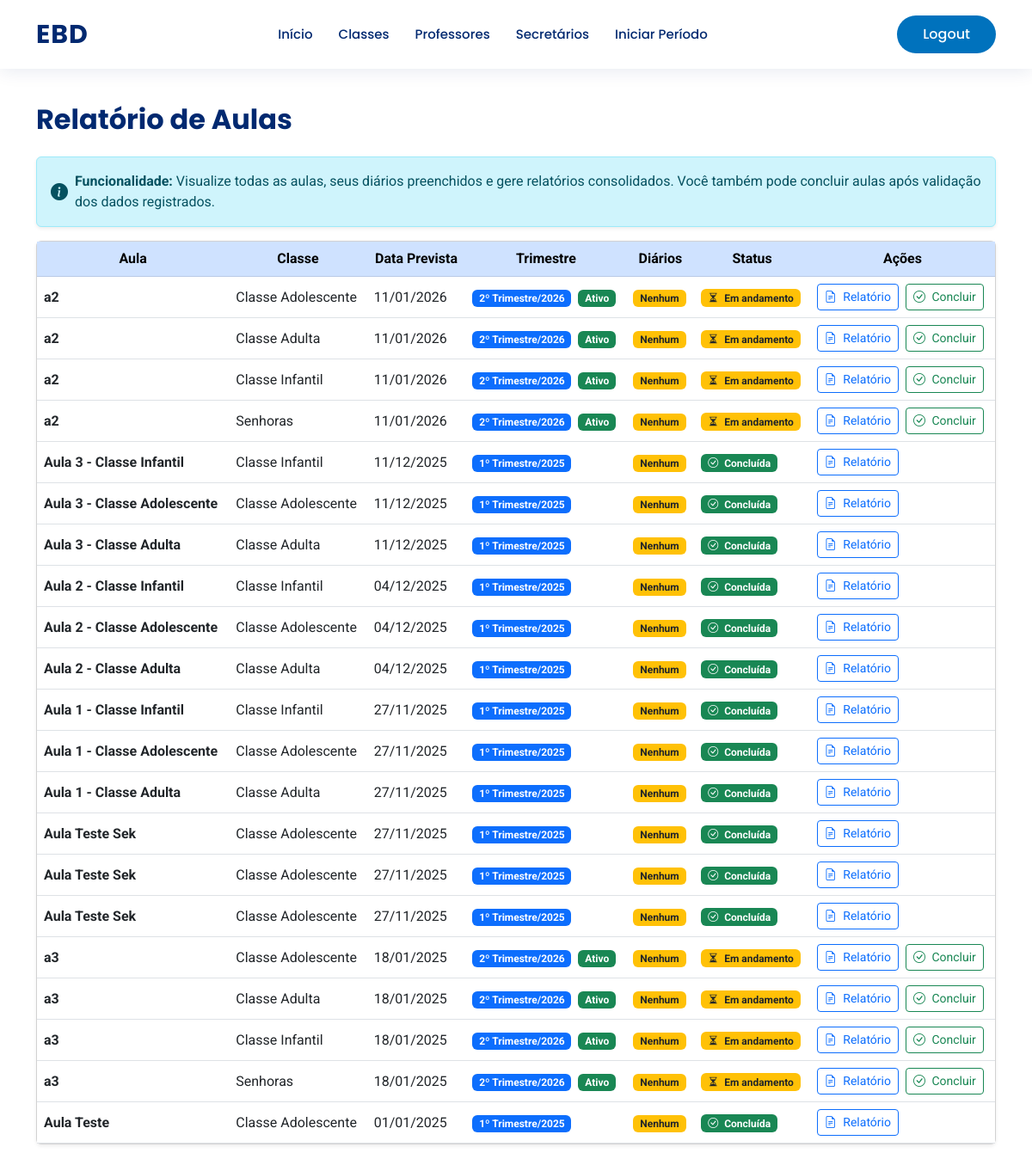
Page /aulas/list/ (signed in) on the committed database.
### base/models.py (models this page shows, shortened)
class Aula(models.Model):
    trimestre = models.ForeignKey(Trimestre, on_delete=models.PROTECT, related_name="aulas")
    classe = models.ForeignKey(Classe, on_delete=models.PROTECT, related_name="aulas")
    titulo = models.CharField("Título da Aula", max_length=200)
    data_prevista = models.DateField(default=timezone.now)
    concluida = models.BooleanField(default=False)
    class Meta:
        verbose_name = "Aula"
        verbose_name_plural = "Aulas"
        ordering = ["data_prevista"]

class Classe(models.Model):
    igreja = models.ForeignKey(Igreja, on_delete=models.PROTECT, related_name="classes")
    nome = models.CharField("Nome da Classe", max_length=100)
    class Meta:
        verbose_name = "Classe"
        verbose_name_plural = "Classes"
        ordering = ["igreja", "nome"]

class Trimestre(models.Model):
    igreja = models.ForeignKey(Igreja, on_delete=models.PROTECT, related_name="trimestres")
    trimestre = models.CharField(max_length=50)  # 1 Trim
    ano = models.PositiveIntegerField()
    ativo = models.BooleanField(default=False)
    concluido = models.BooleanField(default=False)
    class Meta:
        verbose_name = "Trimestre"
        verbose_name_plural = "Trimestres"
        unique_together = ('igreja', 'trimestre', 'ano')
        ordering = ["-ano", "trimestre"]

### base/views.py (the view)
# urls.py: path('aulas/list/', views.aula_list, name='aula_list'),
@user_passes_test(is_secretario_or_superintendente)
def aula_list(request):
    aulas = Aula.objects.all().order_by('-data_prevista')
    return render(request, 'aula_list.html', {'aulas': aulas})

### base/views.py (called while the page is built)
def is_secretario_or_superintendente(user): return user.is_authenticated and user.role in ['secretario', 'superintendente']

### base/templates/aula_list.html (shortened to what this page needs)
{% extends 'tela_inicial/layout_base.html' %}
{% block conteudo %}
<div class="container py-4">
  <div class="d-flex justify-content-between align-items-center mb-4">
    <h2 class="fw-bold mb-0">
       Relatório de Aulas
    </h2>
  </div>
  <div class="alert alert-info d-flex align-items-center shadow-sm" role="alert">
    <i class="bi bi-info-circle-fill me-2 fs-5"></i>
    <div>
      <strong>Funcionalidade:</strong>
      Visualize todas as aulas, seus diários preenchidos e gere relatórios consolidados.
      Você também pode concluir aulas após validação dos dados registrados.
    </div>
  </div>
  {% if aulas %}
    <div class="card shadow-sm">
      <div class="card-body p-0">
        <div class="table-responsive">
          <table class="table table-hover align-middle mb-0">
            <thead class="table-primary text-center">
              <tr>
                <th>Aula</th>
                <th>Classe</th>
                <th>Data Prevista</th>
                <th>Trimestre</th>
                <th>Diários</th>
                <th>Status</th>
                <th>Ações</th>
              </tr>
            </thead>
            <tbody>
              {% for aula in aulas %}
                <tr>
                  <td>
                    <strong class="text-dark">{{ aula.titulo }}</strong>
                  </td>
                  <td>{{ aula.classe.nome }}</td>
                  <td>{{ aula.data_prevista|date:"d/m/Y" }}</td>
                  <td>
                    {% if aula.trimestre %}
                      <span class="badge bg-primary">
                        {{ aula.trimestre.trimestre }}/{{ aula.trimestre.ano }}
                      </span>
                      {% if aula.trimestre.ativo %}
                        <span class="badge bg-success ms-1">Ativo</span>
                      {% endif %}
                    {% else %}
                      <span class="badge bg-secondary">N/A</span>
                    {% endif %}
                  </td>
                  <td>
                    {% with diarios_count=aula.diario_set.all|length %}
                      {% if diarios_count > 0 %}
                        <span class="badge bg-info text-dark">
                          {{ diarios_count }} preenchido(s)
                        </span>
                      {% else %}
                        <span class="badge bg-warning text-dark">
                          Nenhum
                        </span>
                      {% endif %}
                    {% endwith %}
                  </td>
                  <td>
                    {% if aula.concluida %}
                      <span class="badge bg-success">
                        <i class="bi bi-check-circle me-1"></i> Concluída
                      </span>
                    {% else %}
                      <span class="badge bg-warning text-dark">
                        <i class="bi bi-hourglass-split me-1"></i> Em andamento
                      </span>
                    {% endif %}
                  </td>
                  <td>
                    <div class="d-flex gap-2">
                      <a href="{% url 'relatorio_aula' aula.id %}"
                         class="btn btn-outline-primary btn-sm"
                         title="Ver relatório desta aula">
                        <i class="bi bi-file-earmark-text me-1"></i> Relatório
                      </a>
                      {% if not aula.concluida %}
                        <form method="POST" action="{% url 'aula_concluir' aula.id %}">
                          <button type="submit"
                                  class="btn btn-outline-success btn-sm"
                                  title="Concluir esta aula"
                                  onclick="return confirm('Tem certeza que deseja concluir esta aula?');">
                            <i class="bi bi-check-circle me-1"></i> Concluir
                          </button>
                        </form>
                      {% endif %}
                    </div>
                  </td>
                </tr>
              {% endfor %}
            </tbody>
          </table>
        </div>
      </div>
    </div>
  {% else %}
    <div class="alert alert-secondary text-center shadow-sm" role="alert">
      <i class="bi bi-exclamation-circle me-2"></i>
      <strong>Nenhuma aula disponível.</strong>
      Inicie um trimestre e crie aulas para começar.
    </div>
  {% endif %}
</div>
{% endblock conteudo %}

### base/static/css/style.css (style rules this page uses)
:root { --color-primary: #012970; --color-secondary: #0077b6; --color-accent: #0d6efd; --color-light-bg: #f6f9ff; --color-card-blue: #0072bd; --font-titles: "Poppins", sans-serif; --font-body: "Roboto", sans-serif; }
body { font-family: var(--font-body); color: #444444; background-color: #fff; }
h1, h2, h3, h4, h5, h6 { font-family: var(--font-titles); color: var(--color-primary); }

### rows in the picture
Aula: titulo "a2", classe.nome "Classe Adolescente", data_prevista "11/01/2026", trimestre.trimestre "2º Trimestre", trimestre.ano "2026", shows "Ativo", concluida False (drawn)
Aula: titulo "a2", classe.nome "Classe Adulta", data_prevista "11/01/2026", trimestre.trimestre "2º Trimestre", trimestre.ano "2026", shows "Ativo", concluida False (drawn)
Aula: titulo "a2", classe.nome "Classe Infantil", data_prevista "11/01/2026", trimestre.trimestre "2º Trimestre", trimestre.ano "2026", shows "Ativo", concluida False (drawn)
Aula: titulo "a2", classe.nome "Senhoras", data_prevista "11/01/2026", trimestre.trimestre "2º Trimestre", trimestre.ano "2026", shows "Ativo", concluida False (drawn)
Aula: titulo "Aula 3 - Classe Infantil", classe.nome "Classe Infantil", data_prevista "11/12/2025", trimestre.trimestre "1º Trimestre", trimestre.ano "2025", concluida True (drawn)
Aula: titulo "Aula 3 - Classe Adolescente", classe.nome "Classe Adolescente", data_prevista "11/12/2025", trimestre.trimestre "1º Trimestre", trimestre.ano "2025", concluida True (drawn)
Aula: titulo "Aula 3 - Classe Adulta", classe.nome "Classe Adulta", data_prevista "11/12/2025", trimestre.trimestre "1º Trimestre", trimestre.ano "2025", concluida True (drawn)
Aula: titulo "Aula 2 - Classe Infantil", classe.nome "Classe Infantil", data_prevista "04/12/2025", trimestre.trimestre "1º Trimestre", trimestre.ano "2025", concluida True (drawn)
Aula: titulo "Aula 2 - Classe Adolescente", classe.nome "Classe Adolescente", data_prevista "04/12/2025", trimestre.trimestre "1º Trimestre", trimestre.ano "2025", concluida True (drawn)
Aula: titulo "Aula 2 - Classe Adulta", classe.nome "Classe Adulta", data_prevista "04/12/2025", trimestre.trimestre "1º Trimestre", trimestre.ano "2025", concluida True (drawn)
Aula: titulo "Aula 1 - Classe Infantil", classe.nome "Classe Infantil", data_prevista "27/11/2025", trimestre.trimestre "1º Trimestre", trimestre.ano "2025", concluida True (drawn)
Aula: titulo "Aula 1 - Classe Adolescente", classe.nome "Classe Adolescente", data_prevista "27/11/2025", trimestre.trimestre "1º Trimestre", trimestre.ano "2025", concluida True (drawn)
Aula: titulo "Aula 1 - Classe Adulta", classe.nome "Classe Adulta", data_prevista "27/11/2025", trimestre.trimestre "1º Trimestre", trimestre.ano "2025", concluida True (drawn)
Aula: titulo "Aula Teste Sek", classe.nome "Classe Adolescente", data_prevista "27/11/2025", trimestre.trimestre "1º Trimestre", trimestre.ano "2025", concluida True (drawn)
Aula: titulo "Aula Teste Sek", classe.nome "Classe Adolescente", data_prevista "27/11/2025", trimestre.trimestre "1º Trimestre", trimestre.ano "2025", concluida True (drawn)
Aula: titulo "Aula Teste Sek", classe.nome "Classe Adolescente", data_prevista "27/11/2025", trimestre.trimestre "1º Trimestre", trimestre.ano "2025", concluida True (drawn)
Aula: titulo "a3", classe.nome "Classe Adolescente", data_prevista "18/01/2025", trimestre.trimestre "2º Trimestre", trimestre.ano "2026", shows "Ativo", concluida False (drawn)
Aula: titulo "a3", classe.nome "Classe Adulta", data_prevista "18/01/2025", trimestre.trimestre "2º Trimestre", trimestre.ano "2026", shows "Ativo", concluida False (drawn)
Aula: titulo "a3", classe.nome "Classe Infantil", data_prevista "18/01/2025", trimestre.trimestre "2º Trimestre", trimestre.ano "2026", shows "Ativo", concluida False (drawn)
Aula: titulo "a3", classe.nome "Senhoras", data_prevista "18/01/2025", trimestre.trimestre "2º Trimestre", trimestre.ano "2026", shows "Ativo", concluida False (drawn)
Aula: titulo "Aula Teste", classe.nome "Classe Adolescente", data_prevista "01/01/2025", trimestre.trimestre "1º Trimestre", trimestre.ano "2025", concluida True (drawn)
